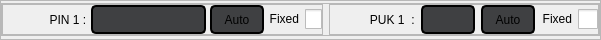
                        <widget class="QFrame" name="frame_22">
                         <property name="maximumSize">
                          <size>
                           <width>16777215</width>
                           <height>40</height>
                          </size>
                         </property>
                         <property name="styleSheet">
                          <string notr="true"/>
                         </property>
                         <property name="frameShape">
                          <enum>QFrame::StyledPanel</enum>
                         </property>
                         <property name="frameShadow">
                          <enum>QFrame::Raised</enum>
                         </property>
                         <layout class="QGridLayout" name="gridLayout_18">
                          <property name="leftMargin">
                           <number>0</number>
                          </property>
                          <property name="topMargin">
                           <number>0</number>
                          </property>
                          <property name="rightMargin">
                           <number>0</number>
                          </property>
                          <property name="bottomMargin">
                           <number>0</number>
                          </property>
                          <property name="spacing">
                           <number>0</number>
                          </property>
                          <item row="0" column="0">
                           <widget class="QFrame" name="frame_33">
                            <property name="maximumSize">
                             <size>
                              <width>16777215</width>
                              <height>33</height>
                             </size>
                            </property>
                            <property name="styleSheet">
                             <string notr="true"/>
                            </property>
                            <property name="frameShape">
                             <enum>QFrame::StyledPanel</enum>
                            </property>
                            <property name="frameShadow">
                             <enum>QFrame::Raised</enum>
                            </property>
                            <layout class="QGridLayout" name="gridLayout_28">
                             <property name="leftMargin">
                              <number>0</number>
                             </property>
                             <property name="topMargin">
                              <number>0</number>
                             </property>
                             <property name="rightMargin">
                              <number>0</number>
                             </property>
                             <property name="bottomMargin">
                              <number>0</number>
                             </property>
                             <property name="horizontalSpacing">
                              <number>6</number>
                             </property>
                             <property name="verticalSpacing">
                              <number>0</number>
                             </property>
                             <item row="0" column="0">
                              <widget class="QFrame" name="frame_34">
                               <property name="minimumSize">
                                <size>
                                 <width>0</width>
                                 <height>0</height>
                                </size>
                               </property>
                               <property name="maximumSize">
                                <size>
                                 <width>16777215</width>
                                 <height>16777215</height>
                                </size>
                               </property>
                               <property name="styleSheet">
                                <string notr="true"/>
                               </property>
                               <property name="frameShape">
                                <enum>QFrame::StyledPanel</enum>
                               </property>
                               <property name="frameShadow">
                                <enum>QFrame::Raised</enum>
                               </property>
                               <layout class="QGridLayout" name="gridLayout_29">
                                <property name="leftMargin">
                                 <number>0</number>
                                </property>
                                <property name="topMargin">
                                 <number>0</number>
                                </property>
                                <property name="rightMargin">
                                 <number>0</number>
                                </property>
                                <property name="bottomMargin">
                                 <number>0</number>
                                </property>
                                <property name="horizontalSpacing">
                                 <number>4</number>
                                </property>
                                <property name="verticalSpacing">
                                 <number>0</number>
                                </property>
                                <item row="0" column="1">
                                 <widget class="QLineEdit" name="pin1_text">
                                  <property name="contextMenuPolicy">
                                   <enum>Qt::NoContextMenu</enum>
                                  </property>
                                  <property name="toolTip">
                                   <string extracomment="hhhhhh"/>
                                  </property>
                                  <property name="toolTipDuration">
                                   <number>3</number>
                                  </property>
                                  <property name="statusTip">
                                   <string/>
                                  </property>
                                  <property name="styleSheet">
                                   <string notr="true">QLineEdit{
background-color: rgba(63,64,66,255);
border:2px solid black;
height:25px;
border-radius:5px;
color:white;
padding-left:5px;
}
QLineEdit:focus {
 background-color: rgba(63,64,66,255);
border:2px solid black;
}
QLineEdit:hover{
border:2px solid black;
}


</string>
                                  </property>
                                  <property name="inputMethodHints">
                                   <set>Qt::ImhDigitsOnly</set>
                                  </property>
                                  <property name="maxLength">
                                   <number>4</number>
                                  </property>
                                  <property name="cursorPosition">
                                   <number>0</number>
                                  </property>
                                  <property name="alignment">
                                   <set>Qt::AlignCenter</set>
                                  </property>
                                  <property name="readOnly">
                                   <bool>false</bool>
                                  </property>
                                  <property name="clearButtonEnabled">
                                   <bool>false</bool>
                                  </property>
                                 </widget>
                                </item>
                                <item row="0" column="0">
                                 <widget class="QLabel" name="pin1_label">
                                  <property name="text">
                                   <string>              PIN 1 :</string>
                                  </property>
                                 </widget>
                                </item>
                                <item row="0" column="3">
                                 <widget class="QCheckBox" name="pin1_rand_check">
                                  <property name="layoutDirection">
                                   <enum>Qt::RightToLeft</enum>
                                  </property>
                                  <property name="styleSheet">
                                   <string notr="true">#pin1_rand_check{
	font: 700 9pt &quot;Segoe UI&quot;;
}
#pin1_rand_check::indicator
                               {
	margin-left:-3px;
                               width : 20px;
                               height : 20px;
                               }
                          
#pin1_rand_check::indicator:unchecked{

	image: url(resources/style/icons/unchk3.ico);
}
#pin1_rand_check::indicator:checked{

	image: url(resources/style/icons/chk3.ico);
}</string>
                                  </property>
                                  <property name="text">
                                   <string>Fixed</string>
                                  </property>
                                 </widget>
                                </item>
                                <item row="0" column="2">
                                 <widget class="QPushButton" name="pin1_auto">
                                  <property name="cursor">
                                   <cursorShape>PointingHandCursor</cursorShape>
                                  </property>
                                  <property name="contextMenuPolicy">
                                   <enum>Qt::NoContextMenu</enum>
                                  </property>
                                  <property name="styleSheet">
                                   <string notr="true">QPushButton{background-color: rgba(63,64,66,255);
font: 600 9pt &quot;Segoe UI&quot;;
height:26px;
width:50px;
border-radius:5px;
border:2px solid black;
}
QPushButton:hover{

background-color:rgba(32,33,36,255);
}</string>
                                  </property>
                                  <property name="text">
                                   <string>Auto</string>
                                  </property>
                                 </widget>
                                </item>
                               </layout>
                              </widget>
                             </item>
                             <item row="0" column="1">
                              <widget class="QFrame" name="frame_35">
                               <property name="minimumSize">
                                <size>
                                 <width>0</width>
                                 <height>0</height>
                                </size>
                               </property>
                               <property name="maximumSize">
                                <size>
                                 <width>16777215</width>
                                 <height>16777215</height>
                                </size>
                               </property>
                               <property name="styleSheet">
                                <string notr="true"/>
                               </property>
                               <property name="frameShape">
                                <enum>QFrame::StyledPanel</enum>
                               </property>
                               <property name="frameShadow">
                                <enum>QFrame::Raised</enum>
                               </property>
                               <layout class="QGridLayout" name="gridLayout_30">
                                <property name="leftMargin">
                                 <number>0</number>
                                </property>
                                <property name="topMargin">
                                 <number>0</number>
                                </property>
                                <property name="rightMargin">
                                 <number>0</number>
                                </property>
                                <property name="bottomMargin">
                                 <number>0</number>
                                </property>
                                <property name="verticalSpacing">
                                 <number>0</number>
                                </property>
                                <item row="0" column="1">
                                 <widget class="QLineEdit" name="puk1_text">
                                  <property name="cursor">
                                   <cursorShape>PointingHandCursor</cursorShape>
                                  </property>
                                  <property name="contextMenuPolicy">
                                   <enum>Qt::NoContextMenu</enum>
                                  </property>
                                  <property name="styleSheet">
                                   <string notr="true">QLineEdit{
background-color: rgba(63,64,66,255);
border:2px solid black;
height:25px;
border-radius:5px;
color:white;
width:50px;
}
QLineEdit:focus {
 background-color: rgba(63,64,66,255);

border:2px solid black;
}
QLineEdit:hover{
border:2px solid black;
}</string>
                                  </property>
                                  <property name="inputMethodHints">
                                   <set>Qt::ImhDigitsOnly</set>
                                  </property>
                                  <property name="maxLength">
                                   <number>8</number>
                                  </property>
                                  <property name="alignment">
                                   <set>Qt::AlignCenter</set>
                                  </property>
                                  <property name="readOnly">
                                   <bool>false</bool>
                                  </property>
                                 </widget>
                                </item>
                                <item row="0" column="0">
                                 <widget class="QLabel" name="puk1_label">
                                  <property name="text">
                                   <string>            PUK 1  :</string>
                                  </property>
                                 </widget>
                                </item>
                                <item row="0" column="3">
                                 <widget class="QCheckBox" name="puk1_rand_check">
                                  <property name="layoutDirection">
                                   <enum>Qt::RightToLeft</enum>
                                  </property>
                                  <property name="styleSheet">
                                   <string notr="true">#puk1_rand_check{
	font: 700 9pt &quot;Segoe UI&quot;;
}
#puk1_rand_check::indicator
                                                 {
                               width : 20px;
                               height : 20px;
                               }
#puk1_rand_check::indicator:unchecked{

	image: url(resources/style/icons/unchk3.ico);
}
#puk1_rand_check::indicator:checked{

	image: url(resources/style/icons/chk3.ico);
}</string>
                                  </property>
                                  <property name="text">
                                   <string>Fixed</string>
                                  </property>
                                 </widget>
                                </item>
                                <item row="0" column="2">
                                 <widget class="QPushButton" name="puk1_auto">
                                  <property name="cursor">
                                   <cursorShape>PointingHandCursor</cursorShape>
                                  </property>
                                  <property name="contextMenuPolicy">
                                   <enum>Qt::NoContextMenu</enum>
                                  </property>
                                  <property name="styleSheet">
                                   <string notr="true">QPushButton{background-color: rgba(63,64,66,255);
font: 600 9pt &quot;Segoe UI&quot;;
height:26px;
width:50px;
border-radius:5px;
border:2px solid black;
}
QPushButton:hover{

background-color:rgba(32,33,36,255);
}</string>
                                  </property>
                                  <property name="text">
                                   <string>Auto</string>
                                  </property>
                                 </widget>
                                </item>
                               </layout>
                              </widget>
                             </item>
                            </layout>
                           </widget>
                          </item>
                         </layout>
                        </widget>
